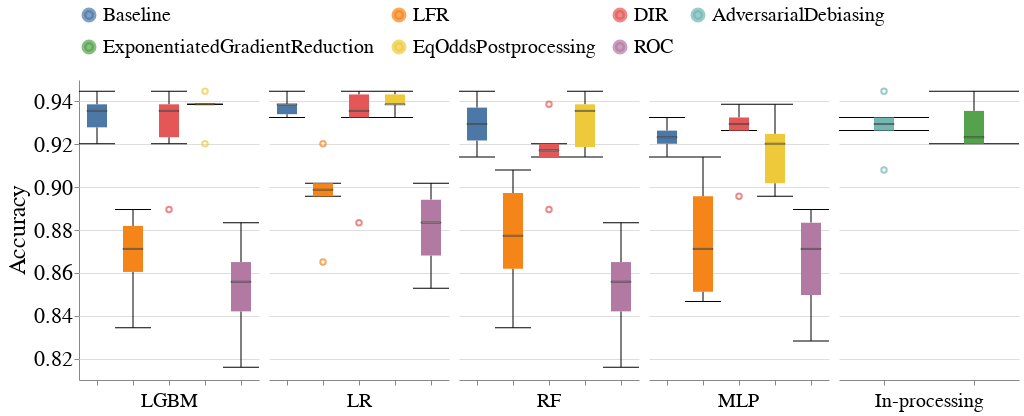

The cell this chart's notebook holds for it:
### Markdown cell above
### Overall Metrics

### Code cell
create_box_plot_for_diff_interventions(all_subgroup_metrics_df,
                                       dataset_name=DATASET_NAMES[0],
                                       metric_name='Accuracy',
                                       vals_to_replace=vals_to_replace)

### Figure 1 — Vega-Lite specification as saved in the notebook (floating-point values rounded to 4 significant figures; data arrays with more than 128 entries replaced by an {"elided": "..."} marker saying what was removed)
{"config": {"view": {"continuousWidth": 400, "continuousHeight": 300, "stroke": null}, "axis": {"labelFontSize": 22, "labelFontWeight": "normal", "titleFontSize": 24, "titleFontWeight": "normal"}, "facet": {"spacing": 10}, "header": {"labelFontSize": 20, "labelOrient": "bottom", "labelPadding": 5, "titleFontSize": 20}, "legend": {"columns": 4, "direction": "horizontal", "labelFontSize": 20, "labelLimit": 400, "orient": "top", "symbolStrokeWidth": 5, "titleAnchor": "middle", "titleFontSize": 22, "titleLimit": 300}, "title": {"fontSize": 20}}, "data": {"name": "data-9ab1f8f6da4635a8699cc7fdbfdc78a1"}, "mark": {"type": "boxplot", "median": {"stroke": "black", "strokeWidth": 0.7}, "size": 20, "ticks": true}, "encoding": {"color": {"field": "Fairness_Intervention", "sort": ["Baseline", "LFR", "DIR", "AdversarialDebiasing", "ExponentiatedGradientReduction", "EqOddsPostprocessing", "ROC"], "title": null, "type": "nominal"}, "column": {"field": "Model_Name", "sort": ["LGBM", "LR", "RF", "MLP", "In-processing"], "title": null, "type": "nominal"}, "x": {"axis": {"labels": false}, "field": "Fairness_Intervention", "sort": ["Baseline", "LFR", "DIR", "AdversarialDebiasing", "ExponentiatedGradientReduction", "EqOddsPostprocessing", "ROC"], "title": null, "type": "nominal"}, "y": {"field": "Metric_Value", "scale": {"zero": false}, "title": "Accuracy", "type": "quantitative"}}, "resolve": {"scale": {"x": "independent"}}, "width": 180, "$schema": "https://vega.github.io/schema/vega-lite/v4.17.0.json", "datasets": {"data-9ab1f8f6da4635a8699cc7fdbfdc78a1": {"elided": "132 records"}}}
